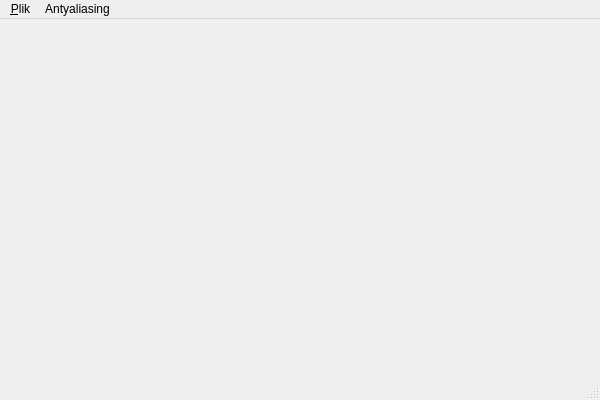
<ui version="4.0" >
 <class>Window</class>
 <widget class="QMainWindow" name="Window" >
  <property name="geometry" >
   <rect>
    <x>0</x>
    <y>0</y>
    <width>600</width>
    <height>400</height>
   </rect>
  </property>
  <property name="windowTitle" >
   <string>Podgląd plików SVG (OpenGL)</string>
  </property>
  <property name="windowIcon" >
   <iconset resource="mywindow.qrc" >:/images/qt.png</iconset>
  </property>
  <widget class="QWidget" name="centralwidget" >
   <property name="enabled" >
    <bool>true</bool>
   </property>
   <layout class="QVBoxLayout" >
    <item>
     <widget class="SvgGLWidget" native="1" name="SVGwidget" />
    </item>
   </layout>
  </widget>
  <widget class="QMenuBar" name="menubar" >
   <property name="geometry" >
    <rect>
     <x>0</x>
     <y>0</y>
     <width>600</width>
     <height>23</height>
    </rect>
   </property>
   <widget class="QMenu" name="fileMenu" >
    <property name="title" >
     <string>&amp;Plik</string>
    </property>
    <addaction name="fileMenuOpen" />
    <addaction name="separator" />
    <addaction name="fileMenuQuit" />
   </widget>
   <widget class="QMenu" name="menuAa" >
    <property name="title" >
     <string>Antyaliasing</string>
    </property>
    <addaction name="aaMenuOn" />
    <addaction name="aaMenuOff" />
   </widget>
   <addaction name="fileMenu" />
   <addaction name="menuAa" />
  </widget>
  <widget class="QStatusBar" name="statusBar" >
   <property name="enabled" >
    <bool>false</bool>
   </property>
   <property name="statusTip" >
    <string/>
   </property>
  </widget>
  <action name="fileMenuOpen" >
   <property name="icon" >
    <iconset resource="mywindow.qrc" >:/images/open.png</iconset>
   </property>
   <property name="text" >
    <string>Otwórz</string>
   </property>
   <property name="statusTip" >
    <string>Odczytuje plik</string>
   </property>
   <property name="shortcut" >
    <string>Ctrl+O</string>
   </property>
  </action>
  <action name="fileMenuQuit" >
   <property name="text" >
    <string>Wyjście</string>
   </property>
   <property name="statusTip" >
    <string>Zakończenie działania programu</string>
   </property>
  </action>
  <action name="aaMenuOn" >
   <property name="checkable" >
    <bool>true</bool>
   </property>
   <property name="checked" >
    <bool>false</bool>
   </property>
   <property name="text" >
    <string>Włączony</string>
   </property>
  </action>
  <action name="aaMenuOff" >
   <property name="checkable" >
    <bool>true</bool>
   </property>
   <property name="checked" >
    <bool>true</bool>
   </property>
   <property name="text" >
    <string>Wyłączony</string>
   </property>
  </action>
 </widget>
 <customwidgets>
  <customwidget>
   <class>SvgGLWidget</class>
   <extends>QWidget</extends>
   <header>svgglwidget.h</header>
   <container>1</container>
  </customwidget>
 </customwidgets>
 <resources>
  <include location="mywindow.qrc" />
 </resources>
 <connections/>
</ui>
